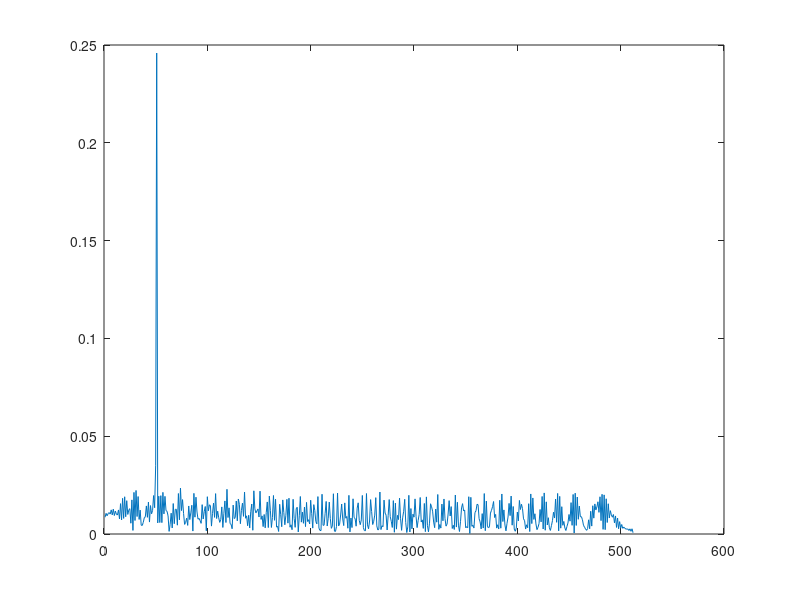
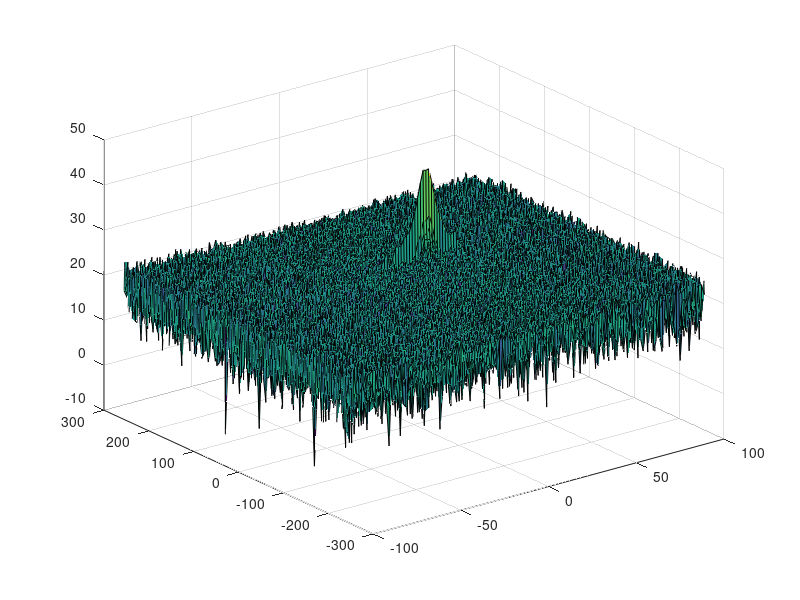

These charts were generated, in order, by the following MATLAB code: (Note: this script raises an error after producing the figures.)
clear all
clc;

%% Radar Specifications 
%%%%%%%%%%%%%%%%%%%%%%%%%%%
% Frequency of operation = 77GHz
% Max Range = 200m
% Range Resolution = 1 m
% Max Velocity = 100 m/s
%%%%%%%%%%%%%%%%%%%%%%%%%%%

%speed of light = 3e8 n
c = 3e8;
range_res = 1.0;
R_max = 200.0;
%% User Defined Range and Velocity of target
% *%TODO* :
% define the target's initial position and velocity. Note : Velocity
% remains contant
pos = 50;
vel = 20;

%% FMCW Waveform Generation

% *%TODO* :
%Design the FMCW waveform by giving the specs of each of its parameters.
% Calculate the Bandwidth (B), Chirp Time (Tchirp) and Slope (slope) of the FMCW
% chirp using the requirements above.
B = c/2*range_res;
Tchirp = 5.5*2*R_max/c;
slope = B/Tchirp;


%Operating carrier frequency of Radar 
fc= 77e9;             %carrier freq

                                                          
%The number of chirps in one sequence. Its ideal to have 2^ value for the ease of running the FFT
%for Doppler Estimation. 
Nd=128;                   % #of doppler cells OR #of sent periods % number of chirps

%The number of samples on each chirp. 
Nr=1024;                  %for length of time OR # of range cells

% Timestamp for running the displacement scenario for every sample on each
% chirp
t=linspace(0,Nd*Tchirp,Nr*Nd); %total time for samples


%Creating the vectors for Tx, Rx and Mix based on the total samples input.
Tx=zeros(1,length(t)); %transmitted signal
Rx=zeros(1,length(t)); %received signal
Mix = zeros(1,length(t)); %beat signal

%Similar vectors for range_covered and time delay.
r_t=zeros(1,length(t));
td=zeros(1,length(t));


%% Signal generation and Moving Target simulation
% Running the radar scenario over the time. 

for i=1:length(t)
    
    % *%TODO* :
    %For each time stamp update the Range of the Target for constant velocity. 
    tau = 2*(pos + vel*t(i))/c;
    
    % *%TODO* :
    %For each time sample we need update the transmitted and
    %received signal. 
    Tx(i) = cos(2*pi*(fc*t(i)+(slope*t(i)^2)/2));
    Rx(i) = cos(2*pi*(fc*(t(i)-tau)+(slope*(t(i)-tau)^2)/2));
    
    % *%TODO* :
    %Now by mixing the Transmit and Receive generate the beat signal
    %This is done by element wise matrix multiplication of Transmit and
    %Receiver Signal
    Mix(i) = Tx(i)*Rx(i);
end

%% RANGE MEASUREMENT


 % *%TODO* :
%reshape the vector into Nr*Nd array. Nr and Nd here would also define the size of
%Range and Doppler FFT respectively.
beat = reshape(Mix,[Nr,Nd]);

 % *%TODO* :
%run the FFT on the beat signal along the range bins dimension (Nr) and
%normalize.
signal_fft = fft(beat)/Nr;

 % *%TODO* :
% Take the absolute value of FFT output
abs_fft = abs(signal_fft);

 % *%TODO* :
% Output of FFT is double sided signal, but we are interested in only one side of the spectrum.
% Hence we throw out half of the samples.
half_fft = abs_fft(1:Nr/2);

%plotting the range
figure ('Name','Range from First FFT')

 % *%TODO* :
 % plot FFT output 
plot(half_fft)


%% RANGE DOPPLER RESPONSE
% The 2D FFT implementation is already provided here. This will run a 2DFFT
% on the mixed signal (beat signal) output and generate a range doppler
% map.You will implement CFAR on the generated RDM


% Range Doppler Map Generation.

% The output of the 2D FFT is an image that has reponse in the range and
% doppler FFT bins. So, it is important to convert the axis from bin sizes
% to range and doppler based on their Max values.

Mix=reshape(Mix,[Nr,Nd]);

% 2D FFT using the FFT size for both dimensions.
sig_fft2 = fft2(Mix,Nr,Nd);

% Taking just one side of signal from Range dimension.
sig_fft2 = sig_fft2(1:Nr/2,1:Nd);
sig_fft2 = fftshift (sig_fft2);
RDM = abs(sig_fft2);
RDM = 10*log10(RDM);

%use the surf function to plot the output of 2DFFT and to show axis in both
%dimensions
doppler_axis = linspace(-100,100,Nd);
range_axis = linspace(-200,200,Nr/2)*((Nr/2)/400);
figure,surf(doppler_axis,range_axis,RDM);

%% CFAR implementation

%Slide Window through the complete Range Doppler Map

% *%TODO* :
%Select the number of Training Cells in both the dimensions.
Tr = 12;
Td = 3;

% *%TODO* :
%Select the number of Guard Cells in both dimensions around the Cell under 
%test (CUT) for accurate estimation
Gr = 4;
Gd = 1;


% *%TODO* :
% offset the threshold by SNR value in dB
offset = 15;

% *%TODO* :
%Create a vector to store noise_level for each iteration on training cells
noise_level = zeros(1,1);


% *%TODO* :
%design a loop such that it slides the CUT across range doppler map by
%giving margins at the edges for Training and Guard Cells.
%For every iteration sum the signal level within all the training
%cells. To sum convert the value from logarithmic to linear using db2pow
%function. Average the summed values for all of the training
%cells used. After averaging convert it back to logarithimic using pow2db.
%Further add the offset to it to determine the threshold. Next, compare the
%signal under CUT with this threshold. If the CUT level > threshold assign
%it a value of 1, else equate it to 0.


   % Use RDM[x,y] as the matrix from the output of 2D FFT for implementing
   % CFAR

CFAR = zeros(size(RDM));
   
for i=(Tr+Gr+1):(Nr/2-(Tr+Gr+1))
    for j=(Td+Gd+1):(Nd-(Td+Gd+1))
        CUT = RDM(i,j);
        sum_all = sum(db2pow(RDM(i-(Tr+Gr):i+(Tr+Gr),j-(Td+Gd):j+(Td+Gd))),'all');
        sum_guard = sum(db2pow(RDM(i-(Gr):i+(Gr),j-(Gd):j+(Gd))),'all');
        sum_train = sum_all - sum_guard;
        N_all = ((Tr+Gr)*2+1) * ((Td+Gd)*2+1);
        N_guard = (Gr*2+1)*(Gd*2+1);
        N_train = N_all-N_guard;
        avg_train = sum_train/N_train;
        threshold = avg_train*offset;
        threshold = pow2db(threshold);
        
      
        if CUT > threshold
                CFAR(i,j) = 1;
        end
    end
end

% *%TODO* :
% The process above will generate a thresholded block, which is smaller 
%than the Range Doppler Map as the CUT cannot be located at the edges of
%matrix. Hence,few cells will not be thresholded. To keep the map size same
% set those values to 0. 
 


% *%TODO* :
%display the CFAR output using the Surf function like we did for Range
%Doppler Response output.
figure('Name', '2D CFAR applied to range doppler map (RDM)');
surf(doppler_axis, range_axis, CFAR);
colorbar;


 
 